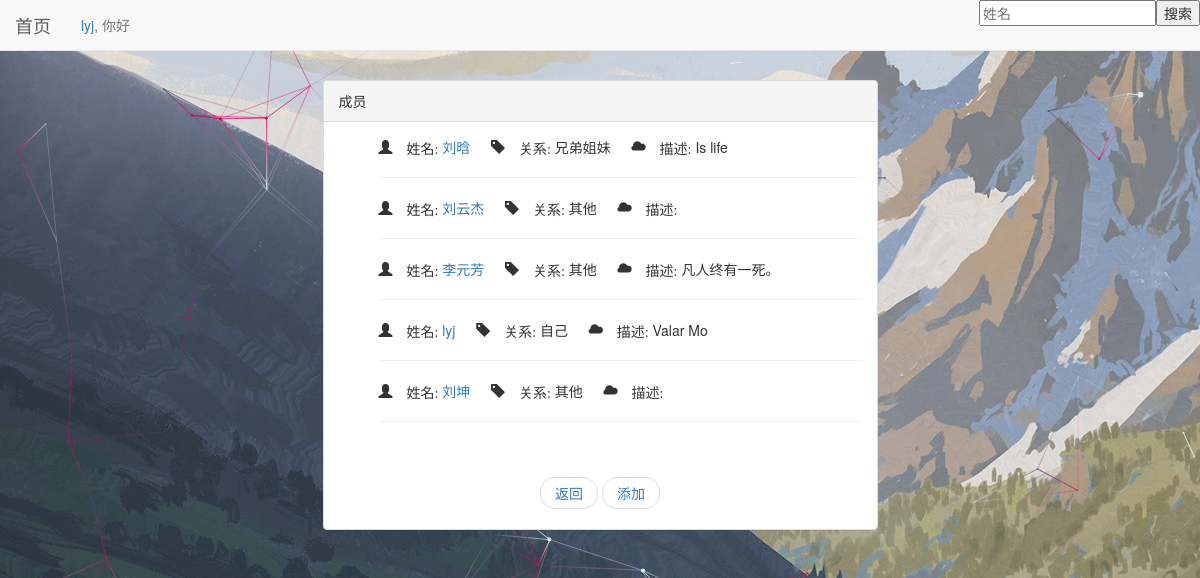
The page /memberlist/1 on the database its author committed.
### accountsystem/models.py (models this page shows, shortened)
class Member(models.Model):
    relation_choice = (('自己', '自己'), ('夫妻', '夫妻'), ('父子', '父子'), ('父女', '父女'), ('母子', '母子'),
                       ('母女', '母女'), ('兄弟姐妹', '兄弟姐妹'), ('其他', '其他'))
    username = models.ForeignKey(User, on_delete=models.DO_NOTHING,
                                 to_field='username', default='lyj')#一家之主
    member_name = models.CharField(max_length=8)#成员姓名
    member_relation = models.CharField(max_length=4, choices=relation_choice)#关系
    description = models.TextField(null=True)  # 说明
    class Meta:
        ordering = ['id']

### accountsystem/views.py (the view)
# urls.py: path('memberlist/<int:user_pk>', views.MemberList, name='memberlist'),
def MemberList(request, user_pk):
    context = {}
    user = User.objects.get(pk=user_pk)
    username = user.username
    user_members = Member.objects.filter(username_id=username)
    context['user_members'] = user_members
    context['user'] = user
    return render(request, 'member-list.html', context)

### templates/member-list.html (shortened to what this page needs)
{% extends 'base.html' %}
{% load static %}
{% block welcome %}
    <div class="navbar-text">
        <a href="#" class="active">{{ user.username }}</a>, 你好
    </div>
{% endblock %}
{% block otherbutton %}
    <div id="navbar-collapse" class="collapse navbar-collapse">
        <form action="{% url 'searchmember' user.pk %}?from={{ request.get_full_path }}"
              method="post">
            <ul class="nav navbar-nav navbar-right">
                <li>
                    <input type="text" placeholder="姓名" name="member_name">
                </li>
                <li>
                    <input type="submit" value="搜索">
                </li>
            </ul>
        </form>
    </div>
{% endblock %}
{% block content %}
    <div class="container">
        <div class="row">
            <div class="col-sm-6 col-md-6 col-md-offset-3">
                <div class="register-content">
                    <div class="panel panel-default">
                        <div class="panel-heading">成员</div>
                        <div class="panel-body">
                            <ul class="li-description">
                                {% for foo in user_members %}
                                    <span class="glyphicon glyphicon-user" aria-hidden="true">
                                        姓名:
                                    </span>
                                    <span class="member_list">
                                        <a href="{% url 'memberdetail' foo.pk %}">
                                            {{ foo.member_name }}
                                        </a>
                                    </span>
                                    <span class="glyphicon glyphicon-tag" aria-hidden="true">
                                        关系:
                                    </span>
                                    <span class="member_list">
                                        {{ foo.member_relation }}
                                    </span>
                                    <span class="glyphicon glyphicon-cloud" aria-hidden="true">
                                        描述:
                                    </span>
                                    <span class="member_list">
                                    {{ foo.description|striptags|truncatechars:8 }}
                                    </span>
                                    <hr>
                                {% empty %}
                                    <div>
                                        暂无成员
                                    </div>
                                {% endfor %}
                            </ul>
                        </div>
                        <nav aria-label="...">
                            <ul class="pager">
                                <li>
                                    <a href="{% url 'updateinformation' user.pk %}">返回</a>
                                </li>
                                <li>
                                    <a href="{% url 'addmember' user.pk %}">添加</a>
                                </li>
                            </ul>
                        </nav>
                    </div>
                </div>
            </div>
        </div>
    </div>
{% endblock %}

### static/css/base.css (style rules this page uses)
div.register-content { margin-top: 5em; }
ul.li-description { list-style: none; }
span.member_list { margin-right: 1.2em; }

### rows shown on the page
Member: member_name "刘晗", member_relation "兄弟姐妹", description "Is life"
Member: member_name "刘云杰", member_relation "其他"
Member: member_name "李元芳", member_relation "其他", description "凡人终有一死。"
Member: member_name "lyj", member_relation "自己", description "Valar Mo"
Member: member_name "刘坤", member_relation "其他"

### other values the page prints
{{ user.username }} "lyj"
